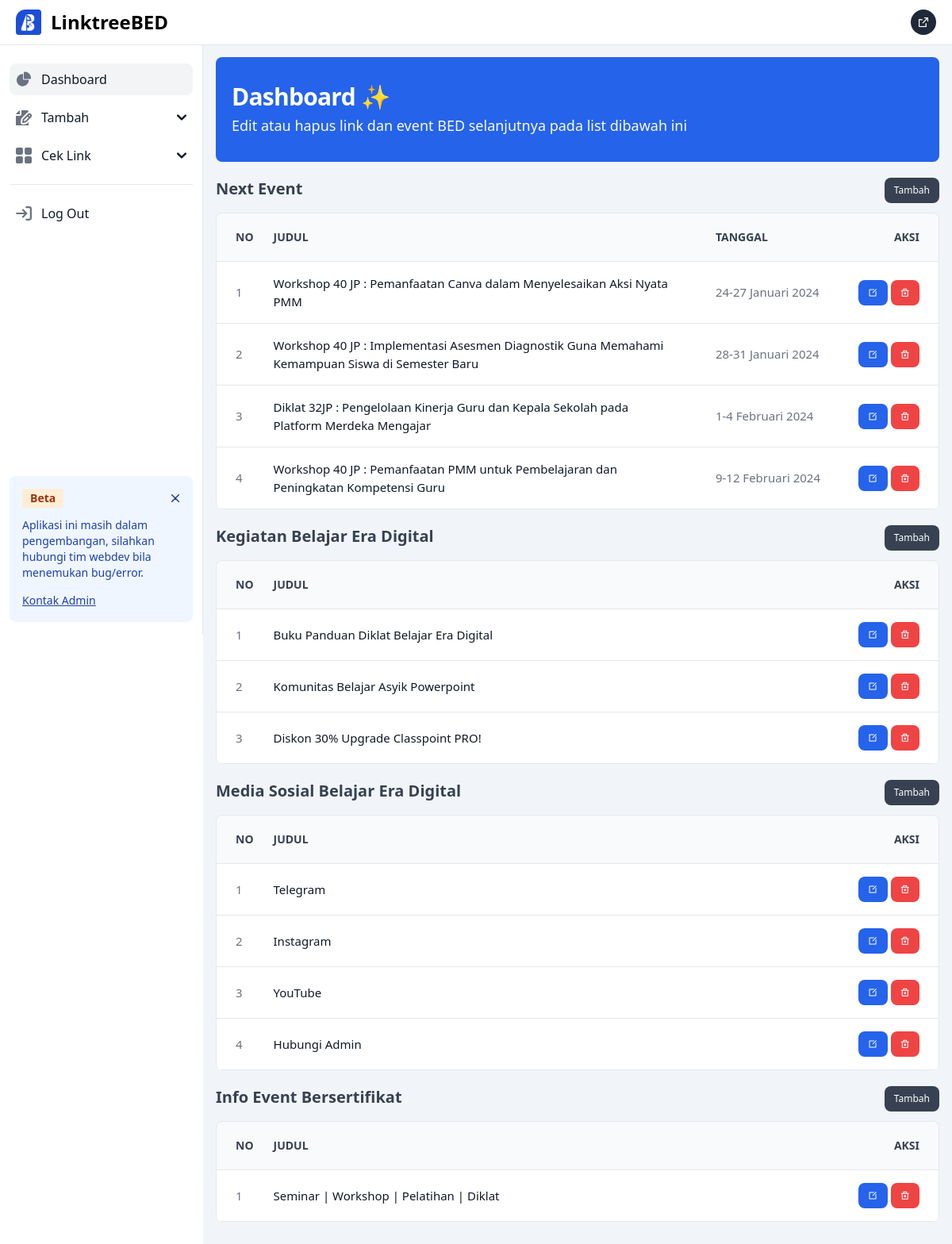
The page /admin/index.php (signed in) on the database its author committed.
### tables this page shows
CREATE TABLE `nextevent` (
  `id` int(11) NOT NULL,
  `title` varchar(250) NOT NULL,
  `link` varchar(150) NOT NULL,
  `img` varchar(100) NOT NULL,
  `date` varchar(30) NOT NULL
);

CREATE TABLE `links` (
  `id` int(11) NOT NULL,
  `title` varchar(300) NOT NULL,
  `link` varchar(300) NOT NULL,
  `icon` varchar(300) NOT NULL,
  `category` varchar(300) NOT NULL
);

### admin/index.php (the view, shortened to what the rows shown need)
<?php
require "../functions.php";
$nextEvent = showNextEvent();
$linkResource = showLink("resource");
$linkSocial = showLink("social");
$linkOther = showLink("other");
$nomor1 = 1;
$nomor2 = 1;
$nomor3 = 1;
$nomor4 = 1;
?>
<!DOCTYPE html>
<html class="light">
<head>
  <link rel="stylesheet" href="../assets/css/style.css">
  <link href="https://cdn.jsdelivr.net/npm/remixicon@4.2.0/fonts/remixicon.css" rel="stylesheet" />
</head>
<body>
  <div class="mt-14 p-4 sm:ml-64 bg-slate-100">
    <div class="max-w-screen-xl mx-auto">
      <div class="mb-5 max-w-screen-xl bg-blue-600 px-5 py-8 rounded-lg">
        <h1 class="mb-1 text-4xl font-extrabold leading-none tracking-tight text-white md:text-2xl lg:text-3xl dark:text-white">Dashboard ✨</h1>
      </div>
      <div class="relative overflow-x-auto border-x border-t sm:rounded-lg mb-5">
        <table class="w-full text-[15px] text-left rtl:text-right text-gray-500 dark:text-gray-400">
          <thead class="text-sm text-gray-700 uppercase bg-slate-50 dark:bg-gray-700 dark:text-gray-400 border-b">
            <tr>
              <th scope="col" class="pl-6 py-5 w-0">
                No
              </th>
              <th scope="col" class="px-6 py-5">
                Judul
              </th>
              <th scope="col" class="px-6 py-5 md:whitespace-nowrap">
                Tanggal
              </th>
              <th scope="col" class="px-6 py-5 text-right">
                Aksi
              </th>
            </tr>
          </thead>
          <tbody>
            <?php foreach ($nextEvent as $event) : ?>
              <tr class="odd:bg-white odd:dark:bg-gray-900 even:bg-white even:dark:bg-gray-800 bg-white border-b dark:bg-gray-800 dark:border-gray-700 hover:bg-gray-50 dark:hover:bg-gray-600">
                <td class="pl-6 py-4">
                  <?= $nomor1 ?>
                </td>
                <td class="px-6 py-4 font-medium text-gray-900">
                  <?= $event["title"] ?>
                </td>
                <td class="px-6 py-4 md:whitespace-nowrap">
                  <?= $event["date"] ?>
                </td>
                <td class="px-6 py-4 text-right">
                  <div class="flex gap-1 justify-end">
                    <a href="edit-event?id=<?= $event['id'] ?>" class="px-3 py-2 text-xs font-medium text-center text-white bg-blue-600 rounded-lg hover:bg-blue-800 focus:ring-4 focus:outline-none focus:ring-blue-300 dark:bg-blue-600 dark:hover:bg-blue-700 dark:focus:ring-blue-800"><i class="ri-edit-box-line"></i></a>
                    <a href="index?deleteevent=true&id=<?= $event['id'] ?>" class="px-3 py-2 text-xs font-medium text-center text-white bg-red-500 rounded-lg hover:bg-blue-800 focus:ring-4 focus:outline-none focus:ring-blue-300 dark:bg-blue-600 dark:hover:bg-blue-700 dark:focus:ring-blue-800"><i class="ri-delete-bin-2-line"></i></a>
                  </div>
                </td>
              </tr>
              <?php $nomor1++ ?>
            <?php endforeach ?>
          </tbody>
        </table>
      </div>
      <div class="relative overflow-x-auto border-x border-t sm:rounded-lg mb-5">
        <table class="w-full text-[15px] text-left rtl:text-right text-gray-500 dark:text-gray-400">
          <thead class="text-sm text-gray-700 uppercase bg-slate-50 dark:bg-gray-700 dark:text-gray-400 border-b">
            <tr>
              <th scope="col" class="pl-6 py-5 w-0">
                No
              </th>
              <th scope="col" class="px-6 py-5">
                Judul
              </th>
              <th scope="col" class="px-6 py-5 text-right">
                Aksi
              </th>
            </tr>
          </thead>
          <tbody>
            <?php foreach ($linkResource as $resource) : ?>
              <tr class="odd:bg-white odd:dark:bg-gray-900 even:bg-white even:dark:bg-gray-800 bg-white border-b dark:bg-gray-800 dark:border-gray-700 hover:bg-gray-50 dark:hover:bg-gray-600">
                <td class="pl-6 py-4">
                  <?= $nomor2 ?>
                </td>
                <td class="px-6 py-4 font-medium text-gray-900">
                  <?= $resource["title"] ?>
                </td>
                <td class="px-6 py-4 text-right">
                  <div class="flex gap-1 justify-end">
                    <a href="edit-link?id=<?= $resource['id'] ?>" class="px-3 py-2 text-xs font-medium text-center text-white bg-blue-600 rounded-lg hover:bg-blue-800 focus:ring-4 focus:outline-none focus:ring-blue-300 dark:bg-blue-600 dark:hover:bg-blue-700 dark:focus:ring-blue-800"><i class="ri-edit-box-line"></i></a>
                    <a href="index?deletelink=true&id=<?= $resource['id'] ?>" class="px-3 py-2 text-xs font-medium text-center text-white bg-red-500 rounded-lg hover:bg-blue-800 focus:ring-4 focus:outline-none focus:ring-blue-300 dark:bg-blue-600 dark:hover:bg-blue-700 dark:focus:ring-blue-800"><i class="ri-delete-bin-2-line"></i></a>
                  </div>
                </td>
              </tr>
              <?php $nomor2++ ?>
            <?php endforeach ?>
          </tbody>
        </table>
      </div>
      <div class="relative overflow-x-auto border-x border-t sm:rounded-lg mb-5">
        <table class="w-full text-[15px] text-left rtl:text-right text-gray-500 dark:text-gray-400">
          <thead class="text-sm text-gray-700 uppercase bg-slate-50 dark:bg-gray-700 dark:text-gray-400 border-b">
            <tr>
              <th scope="col" class="pl-6 py-5 w-0">
                No
              </th>
              <th scope="col" class="px-6 py-5">
                Judul
              </th>
              <th scope="col" class="px-6 py-5 text-right">
                Aksi
              </th>
            </tr>
          </thead>
          <tbody>
            <?php foreach ($linkSocial as $social) : ?>
              <tr class="odd:bg-white odd:dark:bg-gray-900 even:bg-white even:dark:bg-gray-800 bg-white border-b dark:bg-gray-800 dark:border-gray-700 hover:bg-gray-50 dark:hover:bg-gray-600">
                <td class="pl-6 py-4">
                  <?= $nomor3 ?>
                </td>
                <td class="px-6 py-4 font-medium text-gray-900">
                  <?= $social["title"] ?>
                </td>
                <td class="px-6 py-4 text-right">
                  <div class="flex gap-1 justify-end">
                    <a href="edit-link?id=<?= $social['id'] ?>" class="px-3 py-2 text-xs font-medium text-center text-white bg-blue-600 rounded-lg hover:bg-blue-800 focus:ring-4 focus:outline-none focus:ring-blue-300 dark:bg-blue-600 dark:hover:bg-blue-700 dark:focus:ring-blue-800"><i class="ri-edit-box-line"></i></a>
                    <a href="index?deletelink=true&id=<?= $social['id'] ?>" class="px-3 py-2 text-xs font-medium text-center text-white bg-red-500 rounded-lg hover:bg-blue-800 focus:ring-4 focus:outline-none focus:ring-blue-300 dark:bg-blue-600 dark:hover:bg-blue-700 dark:focus:ring-blue-800"><i class="ri-delete-bin-2-line"></i></a>
                  </div>
                </td>
              </tr>
              <?php $nomor3++ ?>
            <?php endforeach ?>
          </tbody>
        </table>
      </div>
      <div class="relative overflow-x-auto border-x border-t sm:rounded-lg mb-5">
        <table class="w-full text-[15px] text-left rtl:text-right text-gray-500 dark:text-gray-400">
          <thead class="text-sm text-gray-700 uppercase bg-slate-50 dark:bg-gray-700 dark:text-gray-400 border-b">
            <tr>
              <th scope="col" class="pl-6 py-5 w-0">
                No
              </th>
              <th scope="col" class="px-6 py-5">
                Judul
              </th>
              <th scope="col" class="px-6 py-5 text-right">
                Aksi
              </th>
            </tr>
          </thead>
          <tbody>
            <?php foreach ($linkOther as $other) : ?>
              <tr class="odd:bg-white odd:dark:bg-gray-900 even:bg-white even:dark:bg-gray-800 bg-white border-b dark:bg-gray-800 dark:border-gray-700 hover:bg-gray-50 dark:hover:bg-gray-600">
                <td class="pl-6 py-4">
                  <?= $nomor4 ?>
                </td>
                <td class="px-6 py-4 font-medium text-gray-900">
                  <?= $other["title"] ?>
                </td>
                <td class="px-6 py-4 text-right">
                  <div class="flex gap-1 justify-end">
                    <a href="edit-link?id=<?= $other['id'] ?>" class="px-3 py-2 text-xs font-medium text-center text-white bg-blue-600 rounded-lg hover:bg-blue-800 focus:ring-4 focus:outline-none focus:ring-blue-300 dark:bg-blue-600 dark:hover:bg-blue-700 dark:focus:ring-blue-800"><i class="ri-edit-box-line"></i></a>
                    <a href="index?deletelink=true&id=<?= $other['id'] ?>" class="px-3 py-2 text-xs font-medium text-center text-white bg-red-500 rounded-lg hover:bg-blue-800 focus:ring-4 focus:outline-none focus:ring-blue-300 dark:bg-blue-600 dark:hover:bg-blue-700 dark:focus:ring-blue-800"><i class="ri-delete-bin-2-line"></i></a>
                  </div>
                </td>
              </tr>
              <?php $nomor4++ ?>
            <?php endforeach ?>
          </tbody>
        </table>
      </div>
    </div>
  </div>
</body>
</html>

### rows shown on the page
nextevent: title "Workshop 40 JP : Pemanfaatan Canva dalam Menyelesaikan Aksi Nyata PMM", date "24-27 Januari 2024"
nextevent: title "Workshop 40 JP : Implementasi Asesmen Diagnostik Guna Memahami Kemampuan Siswa di Semester Baru", date "28-31 Januari 2024"
nextevent: title "Diklat 32JP : Pengelolaan Kinerja Guru dan Kepala Sekolah pada Platform Merdeka Mengajar", date "1-4 Februari 2024"
nextevent: title "Workshop 40 JP : Pemanfaatan PMM untuk Pembelajaran dan Peningkatan Kompetensi Guru", date "9-12 Februari 2024"
links: title "Buku Panduan Diklat Belajar Era Digital"
links: title "Komunitas Belajar Asyik Powerpoint"
links: title "Diskon 30% Upgrade Classpoint PRO!"
links: title "Telegram"
links: title "Instagram"
links: title "YouTube"
links: title "Hubungi Admin"
links: title "Seminar | Workshop | Pelatihan | Diklat"
